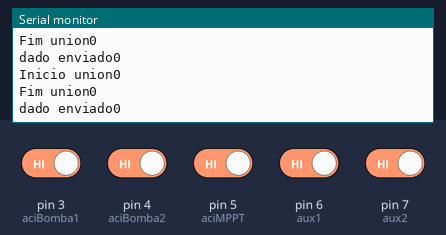
The sketch below on a simulated Arduino Uno, built with avr-gcc and run on an emulated ATmega328P. Shown: the last lines printed to the serial monitor. Inputs (shaded band) come from the test bench; at power-on: pin 3 (aciBomba1), pin 4 (aciBomba2), pin 5 (aciMPPT), pin 6 (aux1), pin 7 (aux2) HIGH.

Above: at 1.2 s.
1.3 s: pin 3 (aciBomba1) driven LOW
At 1.42 s:
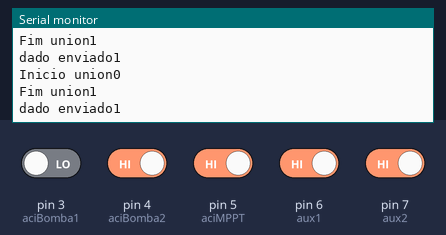
2.8 s: pin 4 (aciBomba2) driven LOW
At 2.82 s:
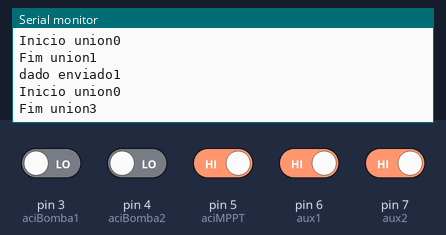
4.3 s: pin 5 (aciMPPT) driven LOW
At 4.33 s:
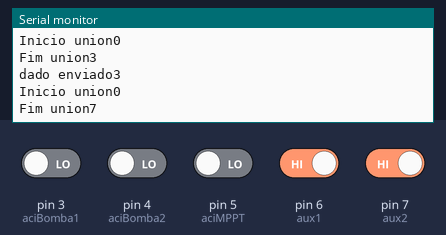
5.8 s: pin 6 (aux1) driven LOW
At 5.84 s:
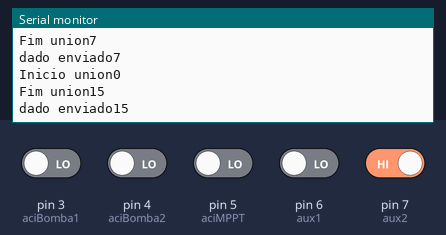
7.3 s: pin 7 (aux2) driven LOW
At 7.35 s:
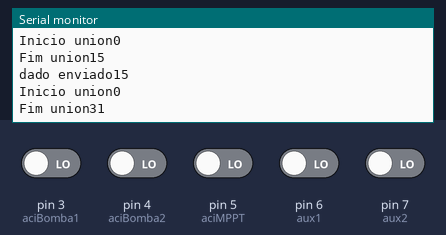
8.8 s: pin 3 (aciBomba1) driven HIGH
At 8.87 s:
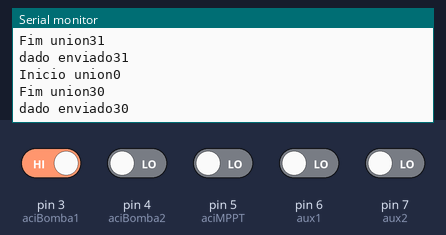
Timing chart, 0 to 11.3 s (numbered marks = the images above; inputs shaded):
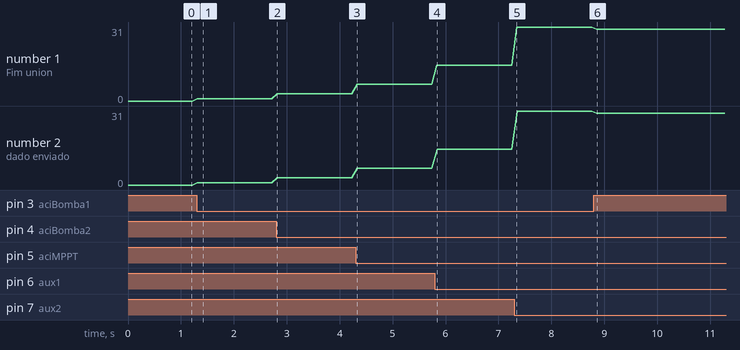

The sketch:

MI_sisAux_2016.ino
```cpp
/*--------------------------------
--Modulo interface dos sistemas auxiliares, via can bus
--Autor Natan Ogliari
--Equipe Zênite solar
--PD3; PD4; PD5; PD6; PD7;
*/
#include "CAN_BUS_Shield/mcp_can.h"
#include <SPI.h>
//#include   avr/wdt.h //biblioteca do Watchdog
//define um nome para as entradas
#define aciBomba1 3
#define aciBomba2 4
#define aciMPPT 5
#define aux1 6
#define aux2 7


long canId = 0x000;//define o id de modulo
unsigned char stmp[8] = {0, 0, 0, 0, 0, 0, 0, 0};

typedef union estados_t{
  struct {
    unsigned char estBomba1 : 1;
    unsigned char estBomba2 : 1;
    unsigned char estMPPT   : 1;
    unsigned char estAux1   : 1;
    unsigned char estAux2   : 1;
    };
  unsigned char todas;
} estados_t;

volatile estados_t estados;

MCP_CAN CAN0(10);                               // Set CS to pin 10


void setup()
{
  Serial.begin(115200);

  CAN0.begin(CAN_125KBPS);
  while (CAN_OK != CAN0.begin(CAN_125KBPS)) {
    Serial.println("Falha na inicialização");
    Serial.println("Carregando...");
    delay(500);
  }
  Serial.println("Iniciado com sucesso");
  //wdt_enable(WDTO_4S); //Função que ativa e altera o Watchdog(_1S _2S _4S _8S)tempos
}


void loop()
{
  //wdt_reset(); //diz que esta tudo ok
  estados.todas = 0;
  Serial.print("Inicio union");
  Serial.println(estados.todas);
  estados.estBomba1 = !digitalRead(aciBomba1);
  estados.estBomba2 = !digitalRead(aciBomba2);
  estados.estMPPT   = !digitalRead(aciMPPT);
  estados.estAux1   = !digitalRead(aux1);
  estados.estAux2   = !digitalRead(aux2);

  //arruma o vetor a ser enviado

  Serial.print("Fim union");
  Serial.println(estados.todas);
  *stmp = estados.todas;

  // send data:  id = 0x00, standrad flame, data len = 8, stmp: data buf
  CAN0.sendMsgBuf(canId, 0, 3, stmp);
  Serial.print("dado enviado");
  Serial.println(*stmp);
  delay(100);
  //wdt_reset(); //diz que esta tudo ok
}
```

Measured:
- after the input at 1.3 s, the serial monitor: prints a new line at once (image 1)
- after the input at 2.8 s, the serial monitor: prints a new line at once (image 2)
- after the input at 4.3 s, the serial monitor: prints a new line at once (image 3)
- after the input at 5.8 s, the serial monitor: prints a new line at once (image 4)
- after the input at 7.3 s, the serial monitor: prints a new line after 0.05 s (image 5)
- after the input at 8.8 s, the serial monitor: prints a new line after 0.06 s (image 6)
- plotted number 1: 0 → 1 after the input at 1.3 s, 1 → 3 after the input at 2.8 s, 3 → 7 after the input at 4.3 s, 7 → 15 after the input at 5.8 s, 15 → 31 after the input at 7.3 s
- plotted number 2: 0 → 1 after the input at 1.3 s, 1 → 3 after the input at 2.8 s, 3 → 7 after the input at 4.3 s, 7 → 15 after the input at 5.8 s, 15 → 31 after the input at 7.3 s
